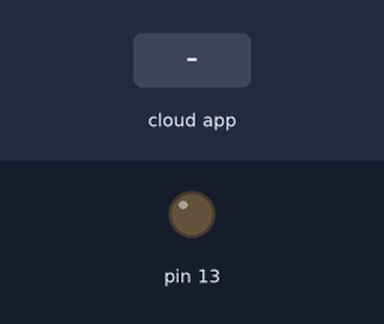
Bench run of a sketch on a simulated Arduino Uno, built with avr-gcc and run on an emulated ATmega328P. On the bench: output pins drawn as LEDs (lit = HIGH). Inputs (shaded band) come from the test bench. The ROS host is connected and sends only what is stated.

Above: at 1.2 s.
1.3 s: the phone or cloud app sets status_lampu to 0
At 2.3 s:
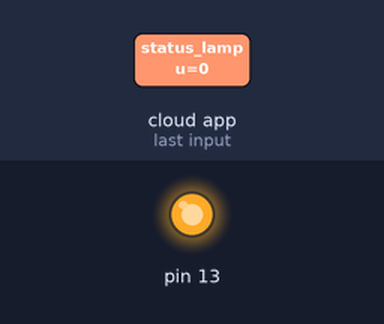
Timing chart, 0 to 4.3 s (numbered marks = the images above; inputs shaded):
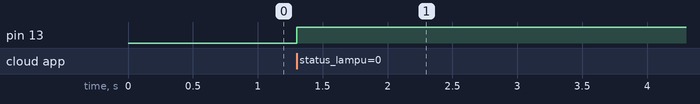

Measured:
- after the input at 1.3 s, pin 13: LOW → HIGH at once

The sketch:

sketch_sep21b.ino
```cpp
/*
 * rosserial Servo Control Example
 *
 * This sketch demonstrates the control of hobby R/C servos
 * using ROS and the arduiono
 *
 * For the full tutorial write up, visit
 * www.ros.org/wiki/rosserial_arduino_demos
 *
 * For more information on the Arduino Servo Library
 * Checkout :
 * http://www.arduino.cc/en/Reference/Servo
 */

#if (ARDUINO >= 100)
 #include <Arduino.h>
#else
 #include <WProgram.h>
#endif

#include <Servo.h>
#include <ros.h>
#include <std_msgs/UInt16.h>

ros::NodeHandle  nh;

//Servo servo;

void status_lampu_baca_data(const std_msgs::UInt16& status_lampu_data){
  //servo.write(status_lampu_data.data); //set servo angle, should be from 0-180
  if (status_lampu_data.data == 0){
    digitalWrite(13, HIGH);  //toggle led
    }
  if (status_lampu_data.data == 10){
    digitalWrite(13, LOW);  //toggle led
    }
}


ros::Subscriber<std_msgs::UInt16> sub("status_lampu", status_lampu_baca_data);

void setup(){
  pinMode(13, OUTPUT);

  nh.initNode();
  nh.subscribe(sub);

  //servo.attach(9); //attach it to pin 9
}

void loop(){
  nh.spinOnce();
  delay(1);
}
```
